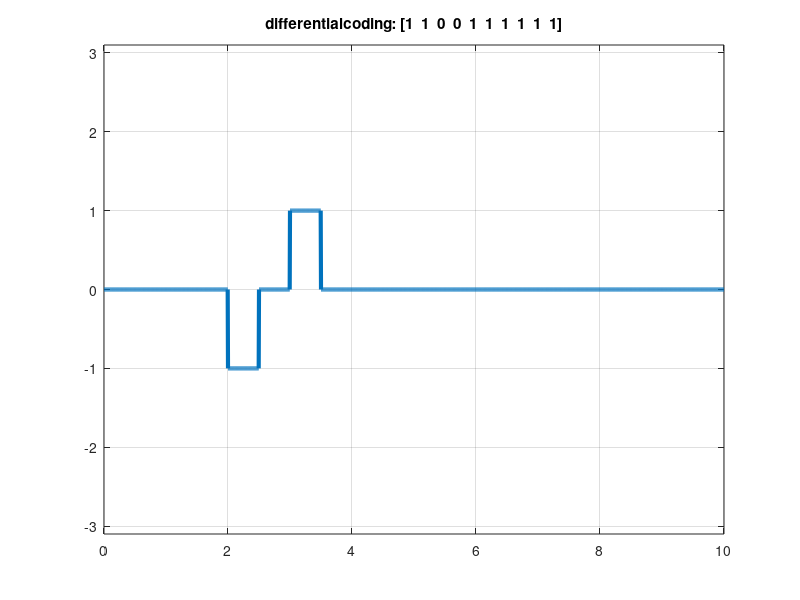

This figure's MATLAB source:
%differentialcoding
bits = round(rand(1,10));
%bits = [1 0 1 0 0 1 1 1 0]
bitrate = 1; % bits per second
%  1 no transission in state
%  0 no transission in state
% 0 otherwise
T = length(bits)/bitrate; % full time of bit sequence
n = 200;
N = n*length(bits);
dt = T/N;
t = 0:dt:T;
x = zeros(1,length(t)); % output signal
flag = 1;
  for i = 0:length(bits)-1
  if bits(i+1) == 0 && flag ==0
    x(i*n+1:(i+0.5)*n) = 1;
    flag=flag+1;
  elseif bits(i+1) == 0 && flag ==1
   x(i*n+1:(i+0.5)*n) = -1;
    flag=flag-1; 
  elseif bits(i+1) == 0 && flag ==1
   x(i*n+1:(i+0.5)*n) = -1;
    flag=flag-1; 
    elseif bits(i+1) == 0 && flag ==1
   x(i*n+1:(i+0.5)*n) = -1;
    flag=flag-1; 
  end
end
%%%%%
plot(t,x,'LineWidth',3);
axis([0 t(end) -3.1 3.1])
grid on;
title(['differentialcoding: [' num2str(bits) ']']);